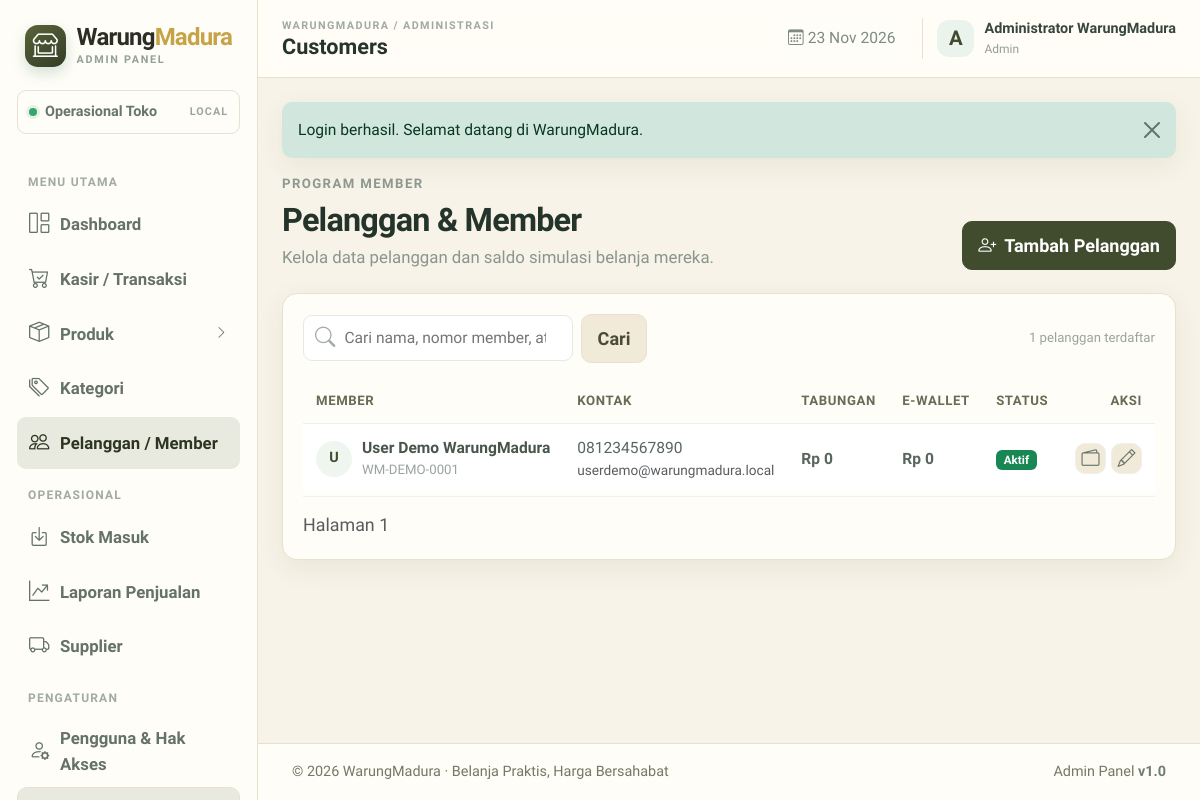
Page /index.php?page=customers (signed in) on the committed database.
### tables this page shows
CREATE TABLE IF NOT EXISTS tbl_pelanggan (
  id_pelanggan INT UNSIGNED AUTO_INCREMENT PRIMARY KEY,
  id_pengguna INT UNSIGNED NULL UNIQUE,
  no_member VARCHAR(30) NOT NULL UNIQUE,
  rfid_uid VARCHAR(80) NULL UNIQUE,
  nama_pelanggan VARCHAR(120) NOT NULL,
  no_hp VARCHAR(25) NULL,
  email VARCHAR(120) NULL,
  alamat TEXT NULL,
  kota VARCHAR(80) NULL,
  status_member ENUM('aktif','nonaktif') NOT NULL DEFAULT 'aktif',
  created_at DATETIME NOT NULL DEFAULT CURRENT_TIMESTAMP,
  CONSTRAINT fk_pelanggan_pengguna FOREIGN KEY (id_pengguna)
    REFERENCES tbl_pengguna(id_pengguna) ON UPDATE CASCADE ON DELETE SET NULL,
  INDEX idx_pelanggan_nama (nama_pelanggan),
  INDEX idx_pelanggan_hp (no_hp)
);

### app/Auth.php (called while the page is built, shortened)
<?php
final class Auth
{
    public static function user(): ?array
    {
        return $_SESSION['user'] ?? null;
    }
    public static function isAdmin(): bool
    {
        return (self::user()['role'] ?? '') === 'admin';
    }
}

### pages/customers.php (the view, shortened to what this page needs)
<?php
$q=trim((string)($_GET['q']??''));$pageNo=max(1,(int)($_GET['p']??1));$perPage=10;$where=$q!==''?'WHERE (p.nama_pelanggan LIKE ? OR p.no_member LIKE ? OR p.no_hp LIKE ? OR p.rfid_uid LIKE ?)':'';$args=$q!==''?["%$q%","%$q%","%$q%","%$q%"]:[];
$count=$db->prepare("SELECT COUNT(*) FROM tbl_pelanggan p {$where}");$count->execute($args);$total=(int)$count->fetchColumn();$offset=($pageNo-1)*$perPage;
$stmt=$db->prepare("SELECT p.*,COALESCE((SELECT saldo FROM tbl_saldo_pelanggan s WHERE s.id_pelanggan=p.id_pelanggan AND s.jenis_saldo='tabungan'),0) tabungan,COALESCE((SELECT saldo FROM tbl_saldo_pelanggan s WHERE s.id_pelanggan=p.id_pelanggan AND s.jenis_saldo='ewallet'),0) ewallet FROM tbl_pelanggan p {$where} ORDER BY p.id_pelanggan DESC LIMIT {$perPage} OFFSET {$offset}");$stmt->execute($args);$rows=$stmt->fetchAll();
?>
<div class="page-heading"><div><span class="section-kicker">PROGRAM MEMBER</span><h1>Pelanggan & Member</h1><p>Kelola data pelanggan dan saldo simulasi belanja mereka.</p></div><button class="btn btn-primary" data-bs-toggle="modal" data-bs-target="#customerModal"><i class="bi bi-person-plus me-2"></i>Tambah Pelanggan</button></div>
<div class="panel-card"><div class="filter-toolbar"><form method="get" class="filter-form"><input type="hidden" name="page" value="customers"><div class="search-box"><i class="bi bi-search"></i><input type="search" name="q" value="<?=e($q)?>" placeholder="Cari nama, nomor member, atau HP..."></div><button class="btn btn-dark-soft">Cari</button></form><span class="result-count"><?=$total?> pelanggan terdaftar</span></div><div class="table-responsive"><table class="table app-table align-middle"><thead><tr><th>Member</th><th>Kontak</th><th>Tabungan</th><th>E-Wallet</th><th>Status</th><th class="text-end">Aksi</th></tr></thead><tbody><?php if(!$rows):?><tr><td colspan="6" class="empty-state">Belum ada pelanggan ditemukan.</td></tr><?php endif;?><?php foreach($rows as $r):?><tr><td><div class="member-cell"><div class="member-avatar"><?=e(strtoupper(substr($r['nama_pelanggan'],0,1)))?></div><div><b><?=e($r['nama_pelanggan'])?></b><small><?=e($r['no_member'])?></small></div></div></td><td><?=e($r['no_hp']?:'-')?><small class="d-block text-muted"><?=e($r['email']?:'')?></small></td><td class="fw-semibold"><?=money($r['tabungan'])?></td><td class="fw-semibold"><?=money($r['ewallet'])?></td><td><?=status_badge($r['status_member'])?></td><td class="text-end"><div class="table-actions"><?php if(Auth::isAdmin()):?><button class="btn btn-sm btn-light" title="Top-up saldo simulasi" data-bs-toggle="modal" data-bs-target="#topup<?=$r['id_pelanggan']?>"><i class="bi bi-wallet2"></i></button><button class="btn btn-sm btn-light" data-bs-toggle="modal" data-bs-target="#editCustomer<?=$r['id_pelanggan']?>"><i class="bi bi-pencil"></i></button><?php endif;?></div></td></tr><?php endforeach;?></tbody></table></div><div class="panel-footer"><span class="text-muted small">Halaman <?=$pageNo?></span><?php pagination($total,$pageNo,$perPage,'customers',['q'=>$q]);?></div></div>

### app/helpers.php (shortened to what this page needs)
<?php
function e(mixed $value): string
{
    return htmlspecialchars((string)($value ?? ''), ENT_QUOTES | ENT_SUBSTITUTE, 'UTF-8');
}
function money(mixed $amount): string
{
    return 'Rp ' . number_format((float)$amount, 0, ',', '.');
}
function status_badge(string $status): string
{
    $map = [
        'aktif' => 'success', 'lunas' => 'success', 'selesai' => 'success',
        'diterima' => 'success', 'berhasil' => 'success',
        'menunggu' => 'warning', 'belum_bayar' => 'warning', 'draft' => 'secondary',
        'diproses' => 'info', 'siap_diambil' => 'primary',
        'nonaktif' => 'secondary', 'dibatalkan' => 'danger', 'gagal' => 'danger',
        'dikembalikan' => 'dark', 'nonaktif' => 'secondary'
    ];
    $label = ucwords(str_replace('_', ' ', $status));
    return '<span class="badge text-bg-' . ($map[$status] ?? 'secondary') . '">' . e($label) . '</span>';
}

### assets/css/app.css (style rules this page uses)
:root { --green:#414b2d;--green-dark:#2d3521;--green-soft:#e9eadf;--ink:#2c2e24;--muted:#777766;--line:#e8e1cf;--surface:#fffdf7;--canvas:#f7f3e8;--orange:#e7c86d;--cream:#f1ead8;--yellow-soft:#fbf2d5;--shadow:0 8px 28px rgba(53,53,33,.07) }
* { box-sizing:border-box }
html { font-size:16px }
body { font-family:'Lexend',sans-serif;background:var(--canvas);color:var(--ink);font-size:1.2rem;line-height:1.55 }
.btn { border-radius:10px;font-weight:600;padding:.62rem .95rem;font-size:1.128rem;transition:transform .2s,box-shadow .2s,background .2s }
.btn-primary { background:var(--green);border-color:var(--green) }
.btn-light,.btn-dark-soft { background:#f5f7f5;border:1px solid #edf0ed;color:#47564c }
.page-heading { display:flex;justify-content:space-between;align-items:flex-end;gap:20px;margin-bottom:23px }
.section-kicker { display:block;font-size:12px;font-weight:800;letter-spacing:1.4px;color:#8e9a91;margin-bottom:6px }
.page-heading h1 { font:800 32.4px Lexend,sans-serif;letter-spacing:-.8px;margin:0 0 5px;color:#24342a }
.page-heading p { margin:0;color:#89958d;font-size:15.6px }
.panel-card,.kpi-card { background:#fff;border:1px solid #edf1ed;border-radius:15px;box-shadow:var(--shadow) }
.panel-card { padding:20px }
.app-table { font-size:14.4px;margin:0;white-space:nowrap }
.app-table thead th { font-size:12px;text-transform:uppercase;letter-spacing:.6px;color:#9aa59e;background:#fbfcfb;border-bottom:1px solid #edf1ed;padding:12px 13px;font-weight:800 }
.app-table tbody td { padding:12px 13px;border-color:#f0f3f0;color:#59665d }
.app-table tbody tr:last-child td { border-bottom:0 }
.table-actions { display:flex;justify-content:flex-end;gap:5px }
.table-actions .btn { width:31px;height:31px;padding:0;display:grid;place-items:center;border-color:#edf0ed;color:#67756b }
.filter-toolbar { display:flex;justify-content:space-between;align-items:center;gap:15px;padding-bottom:16px }
.filter-form { display:flex;align-items:center;gap:8px;flex-wrap:wrap;flex:1 }
.search-box { display:flex;align-items:center;gap:9px;border:1px solid #e4eae5;border-radius:9px;padding:0 11px;min-width:245px;background:#fff }
.search-box i { color:#a2aea5 }
.search-box input { border:0;outline:0;box-shadow:none!important;padding:10px 0;font-size:14.4px;width:100%;min-width:0 }
.result-count { font-size:12px;color:#9aa49d;white-space:nowrap }
.panel-footer { display:flex;justify-content:space-between;align-items:center;gap:12px;border-top:1px solid #eff2ef;padding-top:14px;margin-top:3px }
.product-cell,.member-cell { display:flex;align-items:center;gap:10px }
.product-cell b,.member-cell b { display:block;font-size:14.4px;color:#47554b }
.product-cell small,.member-cell small { display:block;font-size:12px;color:#9aa49d }
.member-avatar { width:36px;height:36px;border-radius:50%;background:#eff6f0;display:grid;place-items:center;color:var(--green);font-weight:800;font-size:14.4px;flex:none }
body { font-size:20.4px }
.page-heading p { font-size:16.8px }
.section-kicker { font-size:13.2px }
.app-table { font-size:15.6px }
.app-table thead th { font-size:13.2px }
.app-table tbody td { font-size:15.6px }
.product-cell b,.member-cell b { font-size:15.6px }
.product-cell small,.member-cell small { font-size:13.2px }
.filter-form .search-box input { font-size:15.6px }
.result-count { font-size:13.2px }
:root { color-scheme:light }
body { background:var(--canvas);color:var(--ink) }
.sidebar,.topbar,.app-footer,.panel-card,.kpi-card,.modal-content,.dropdown-menu,.demo-login-box,.sidebar-store,.sidebar-tip,.topbar-date,.app-table thead th { background-color:var(--surface) }
.sidebar,.topbar,.app-footer,.panel-card,.kpi-card,.modal-content,.sidebar-store,.sidebar-tip,.demo-login-box,.category-chip,.product-image-preview { border-color:var(--line) }
.btn-primary,.btn-main { background:var(--green);border-color:var(--green) }
.btn-light,.btn-dark-soft,.mobile-menu { background:var(--cream);border-color:var(--line);color:#4b4b3b }
body { background:var(--canvas)!important;color:var(--ink)!important }
.table th { color:#6b6b55!important }

### rows in the picture
tbl_pelanggan: nama_pelanggan "U", nama_pelanggan "User Demo WarungMadura", no_member "WM-DEMO-0001", no_hp "081234567890", email "userdemo@warungmadura.local", tabungan "Rp 0", ewallet "Rp 0", status_member "Aktif"

### other values in the picture
$group['title'] "MENU UTAMA"
$label "Dashboard"
$label "Kasir / Transaksi"
$label "Produk"
$label "Kategori"
$label "Pelanggan / Member"
$group['title'] "OPERASIONAL"
$label "Stok Masuk"
$label "Laporan Penjualan"
$label "Supplier"
$group['title'] "PENGATURAN"
$label "Pengguna & Hak Akses"
str_replace('_',' ',$current) "Customers"
substr($user['nama_lengkap'] ?? 'A',0,1) "A"
$user['nama_lengkap'] "Administrator WarungMadura"
